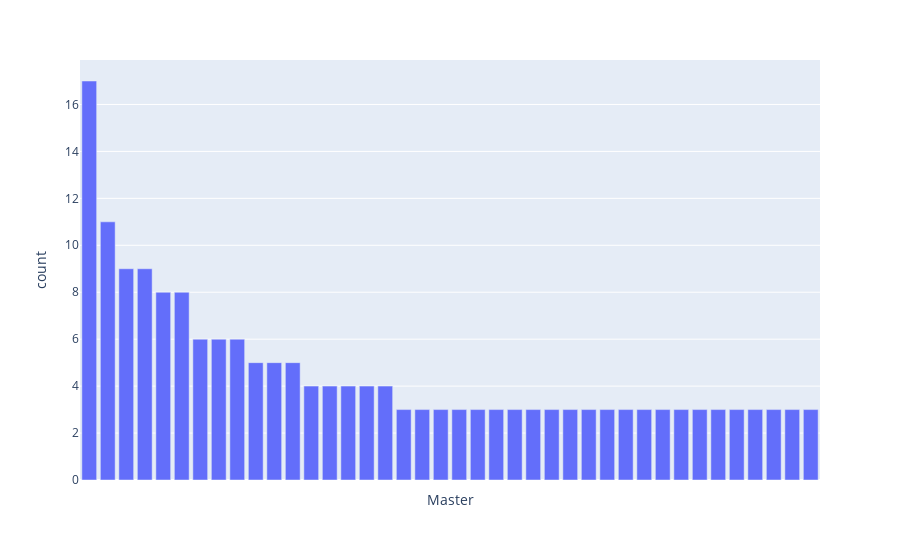

The code cell stored with this chart in its notebook:
### Code cell
import plotly.express as px
fig = px.bar(data[:40], x="_id", y="count", labels={'_id':'Master'})
fig.update_xaxes(showticklabels=False) # we hide x labels because it takes too much room. We can see school names by hovering bars
fig.show()

### Figure 1 — Plotly figure (JSON) as saved in the notebook; plotly's stock layout.template omitted (floating-point values rounded to 4 significant figures)
{"data": [{"alignmentgroup": "True", "hovertemplate": "Master=%{x}<br>count=%{y}<extra></extra>", "legendgroup": "", "marker": {"color": "#636efa", "pattern": {"shape": ""}}, "name": "", "offsetgroup": "", "orientation": "v", "showlegend": false, "textposition": "auto", "type": "bar", "x": ["Master's degree, Applied Mathematics", "Master's degree, Mathematics", "Master's degree, Physics", "Master's degree, Financial Mathematics", "Master 1 (M1), Mathématiques appliquées", "Master's degree", "Master's degree, Data Science", "Master of Science - MS, Applied Mathematics", "Master of Science - MS", "Master's degree, Quantitative Finance", "Master 1 (M1), Applied Mathematics", "Master of Science - MS, Computer Science", "Master's degree, Financial Engineering", "Master's degree, Physics of Complex Systems", "Master of Science - MS, Data Science", "Master of Business Administration - MBA", "Master in Management", "Master 2 (M2), Mathématiques Vision Apprentissage", "Master of Science - MS, Mathematics", "Master's degree, Mathematics and Statistics", "Master of Science - MS, Financial Mathematics", "Master’s Degree, Physics", "Master's degree, Computer Science", "Master of Engineering - MEng, Financial Engineering", "Master 1 (M1), Mathématiques", "Master’s Degree, Mathematics", "Master of Science - MS, Quantitative Finance", "Master of Science - MS, Machine Learning", "Master's degree, Econometrics and Quantitative Economics", "Master's degree, Mathématiques appliquées", "Master's degree, Engineering", "Master's degree, Applied mathematics", "Master of Engineering, Applied Mathematics", "Master's degree, Theoretical and Mathematical Physics", "Master 2 (M2), Data Science", "Master's degree, Theoretical Physics", "Master of Engineering - MEng, Applied Mathematics", "Master's degree, Probability and Finance (ex DEA El Karoui)", "Master 2 (M2), Probabilités et Finance (Ex DEA El Karoui)", "Master 2 (M2), Finance, général"], "xaxis": "x", "y": [17, 11, 9, 9, 8, 8, 6, 6, 6, 5, 5, 5, 4, 4, 4, 4, 4, 3, 3, 3, 3, 3, 3, 3, 3, 3, 3, 3, 3, 3, 3, 3, 3, 3, 3, 3, 3, 3, 3, 3], "yaxis": "y"}], "layout": {"barmode": "relative", "legend": {"tracegroupgap": 0}, "margin": {"t": 60}, "xaxis": {"anchor": "y", "domain": [0, 1], "showticklabels": false, "title": {"text": "Master"}}, "yaxis": {"anchor": "x", "domain": [0, 1], "title": {"text": "count"}}}}
